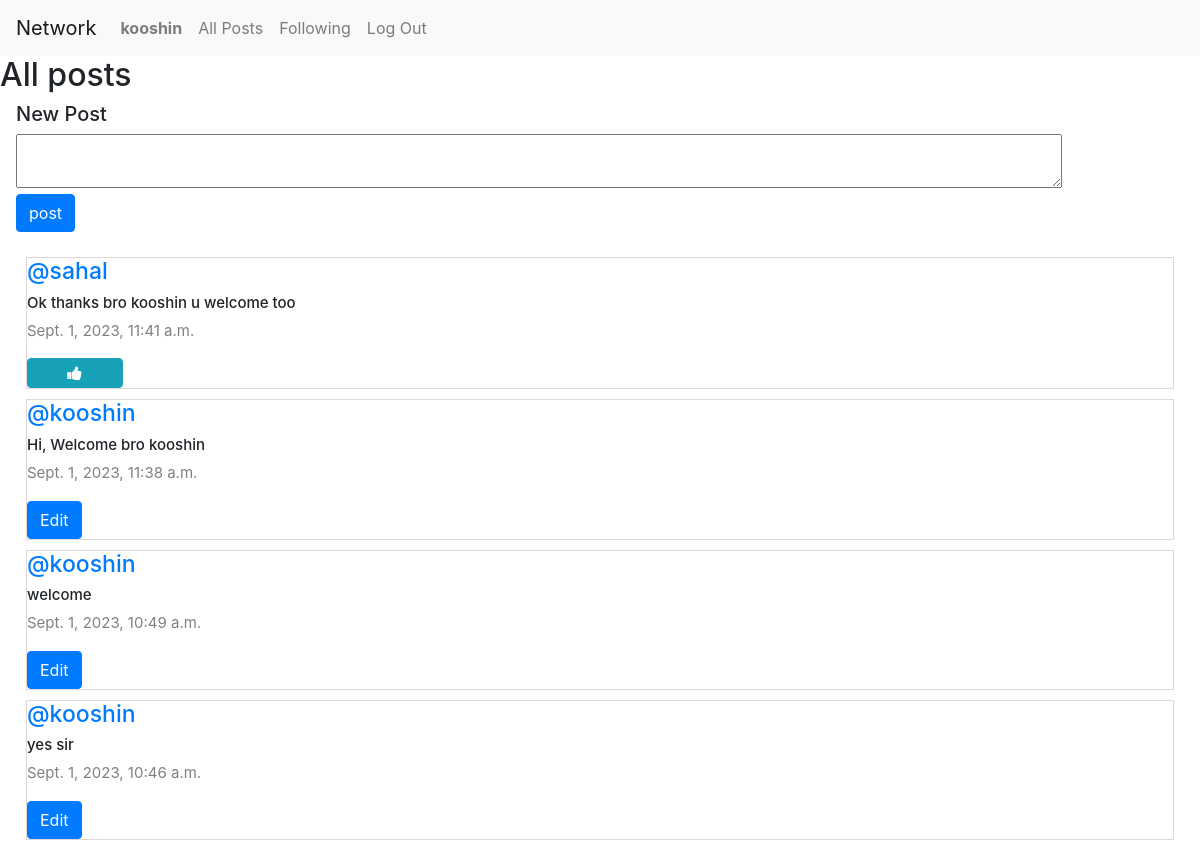
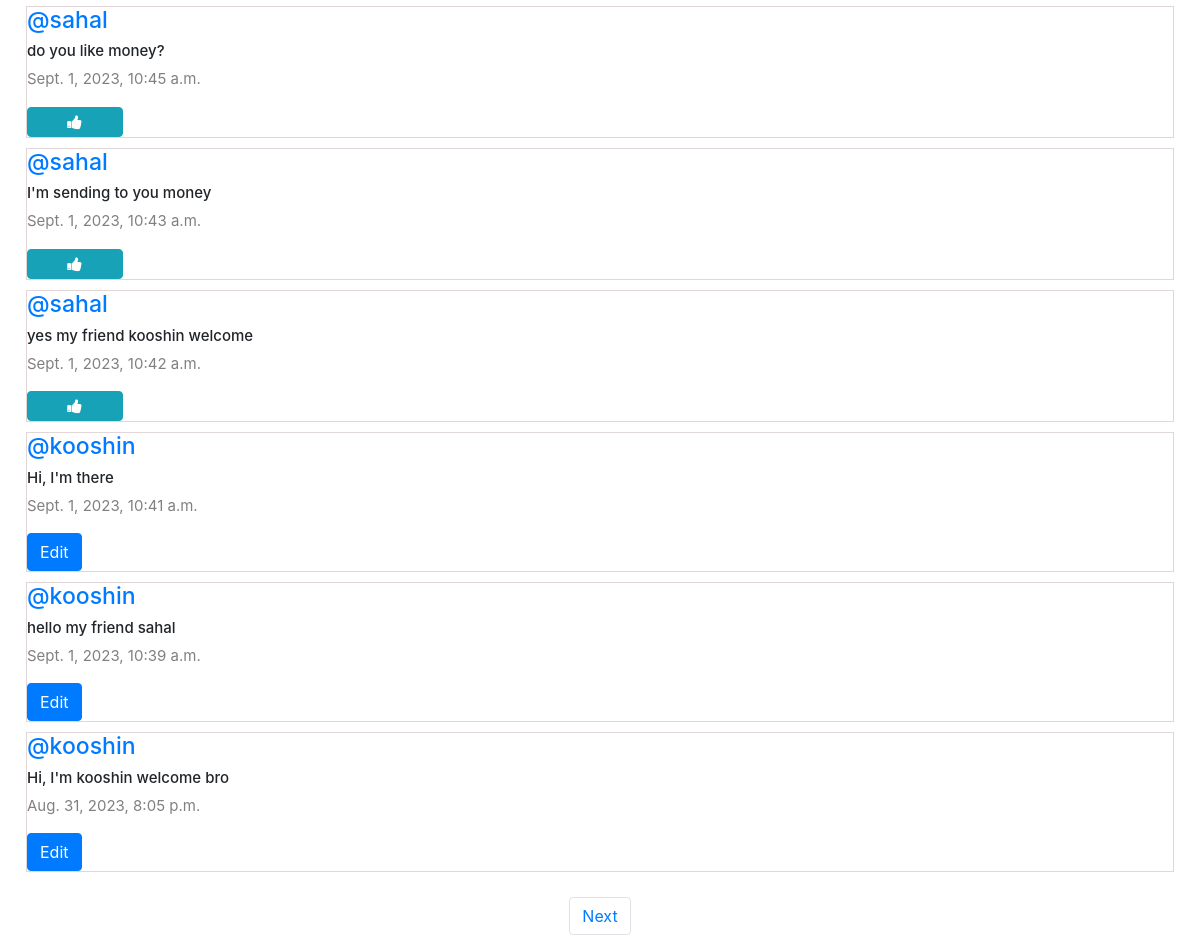
Screenshot of / (signed in) with the database file from the repository (2 pictures, top to bottom).
### network/models.py (models this page shows, shortened)
class User(AbstractUser):
    pass

class Post(models.Model):
    content= models.CharField(max_length=140);
    user = models.ForeignKey(User, on_delete=models.CASCADE, related_name="author")
    date = models.DateTimeField(auto_now=True)

### network/views.py (the view)
# urls.py: path("", views.index, name="index"),
def index(request):
    allPosts = Post.objects.all().order_by("id").reverse()
    paginator = Paginator(allPosts, 10)
    page_number = request.GET.get('page')
    posts_of_the_page = paginator.get_page(page_number)
    allLikes = Like.objects.all()
    whoYouLiked = []
    try:
        for like in allLikes:
            if like.user.id == request.user.id:
                whoYouLiked.append(like.post.id)
    except:
        whoYouLiked = []
    return render(request, "network/index.html",{
        "allPosts": allPosts,
        "posts_of_the_page": posts_of_the_page,
        "whoYouLiked":whoYouLiked
    })

### network/templates/network/index.html (shortened to what this page needs)
{% extends "network/layout.html" %}
{% block body %}
    <h2>All posts</h2>
    <div class="new-post mx-3">
        <h5>New Post</h5>
        {% if user.is_authenticated %}
            <form action="{% url 'newPost'%}" method = "POST">
                <div class="form-group">
                    <textarea name="content"  rows="2" cols="100"></textarea>
                    <br/>
                    <input type="submit" value="post" class="btn btn-primary"/>
                </div>
            </form>
        {% endif %}
    </div>
    <div class="all-posts mx-3">
        {% for post in posts_of_the_page %}
            <div class="post">
                <h5 class="username"><a href="{% url 'profile' user_id=post.user.id %}">@{{ post.user}}</a></h5>
                <h6 class ="content" id="content_{{ post.id }}">{{post.content}}</h6>
                <p class="date">{{post.date}}</p>
                {% if user.is_authenticated%}
                    {% if user == post.user%}
                    <div class="d-flex justify-content-aroud">
                        <button class="btn btn-primary" data-toggle="modal" data-target="#modal_edit_post_{{ post.id}}">Edit</button>
                    </div>
                      {% else %}
                        {% if post.id in whoYouLiked%}
                        <button class="btn btn-info fa fa-thumbs-down col-1" onclick="likeHandler({{post.id}}, {{whoYouLiked}})" id="{{post.id}}"></button>
                        {% else %}
                        <button class="btn btn-info fa fa-thumbs-up col-1" onclick="likeHandler({{post.id}}, {{whoYouLiked}})" id="{{post.id}}"></button>
                        {% endif %}
                    {% endif %}
                {% endif %}
            </div>
         {% endfor %}
    </div>
    <nav aria-label="Page navigation example">
        <ul class="pagination d-flex justify-content-center">
            {% if posts_of_the_page.has_next%}
          <li class="page-item"><a class="page-link" href="?page={{ posts_of_the_page.next_page_number}}">Next</a></li>
          {% endif%}
        </ul>
    </nav>
{% endblock %}

### network/templates/network/layout.html (shortened to what this page needs)
{% load static %}
<!DOCTYPE html>
<html lang="en">
    <head>
        <link rel="stylesheet" href="https://stackpath.bootstrapcdn.com/bootstrap/4.4.1/css/bootstrap.min.css">
        <link href="{% static 'network/styles.css' %}" rel="stylesheet">
        <link rel="stylesheet" href="https://cdnjs.cloudflare.com/ajax/libs/font-awesome/4.7.0/css/font-awesome.min.css">
    </head>
    <body>
        <nav class="navbar navbar-expand-lg navbar-light bg-light">
            <a class="navbar-brand" href="{% url 'index' %}">Network</a>
            <div>
              <ul class="navbar-nav mr-auto">
                {% if user.is_authenticated %}
                    <li class="nav-item">
                        <a class="nav-link" href="{% url 'profile' user_id=user.id %}"><strong>{{ user.username }}</strong></a>
                    </li>
                {% endif %}
                <li class="nav-item">
                  <a class="nav-link" href="{% url 'index' %}">All Posts</a>
                </li>
                {% if user.is_authenticated %}
                    <li class="nav-item">
                        <a class="nav-link" href="{% url 'following' %}">Following</a>
                    </li>
                    <li class="nav-item">
                        <a class="nav-link" href="{% url 'logout' %}">Log Out</a>
                    </li>
                {% endif %}
              </ul>
            </div>
          </nav>
        <div class="body">
            {% block body %}
            {% endblock %}
        </div>
    </body>
</html>

### network/static/network/styles.css (style rules this page uses)
.all-posts { display: flex; justify-content: flex-start; flex-direction: column; margin: 20px; }
.post { border: 0.1px solid rgb(226, 214, 214); display: flex; justify-content: center; flex-direction: column; box-sizing: border-box; margin: 5px 10px; }
.content { font-size: 15px; }
.username { font-size: 23px; }
.date { color: gray; font-size: 15px; }

### rows the page displays
User: username "kooshin"
Post: user "sahal", content "Ok thanks bro kooshin u welcome too", date "Sept. 1, 2023, 11:41 a.m."
Post: user "kooshin", content "Hi, Welcome bro kooshin", date "Sept. 1, 2023, 11:38 a.m."
Post: user "kooshin", content "welcome", date "Sept. 1, 2023, 10:49 a.m."
Post: user "kooshin", content "yes sir", date "Sept. 1, 2023, 10:46 a.m."
Post: user "sahal", content "do you like money?", date "Sept. 1, 2023, 10:45 a.m."
Post: user "sahal", content "I'm sending to you money", date "Sept. 1, 2023, 10:43 a.m."
Post: user "sahal", content "yes my friend kooshin welcome", date "Sept. 1, 2023, 10:42 a.m."
Post: user "kooshin", content "Hi, I'm there", date "Sept. 1, 2023, 10:41 a.m."
Post: user "kooshin", content "hello my friend sahal", date "Sept. 1, 2023, 10:39 a.m."
Post: user "kooshin", content "Hi, I'm kooshin welcome bro", date "Aug. 31, 2023, 8:05 p.m."
